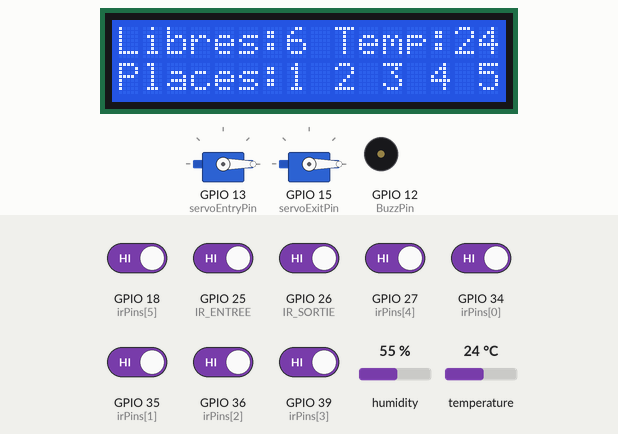
This sketch was run on a simulated ESP32. Shown: 16×2 character LCD, 2 × servo, buzzer (waves = sounding). The inputs (shaded band) are chosen by the test bench; at power-on: GPIO 18 (irPins[5]), GPIO 25 (IR_ENTREE), GPIO 26 (IR_SORTIE), GPIO 27 (irPins[4]), GPIO 34 (irPins[0]), GPIO 35 (irPins[1]), GPIO 36 (irPins[2]), GPIO 39 (irPins[3]) HIGH, temperature 24 °C, humidity 55 %. WiFi joins after 1.5 s; servers stay silent unless stated.

Above: at 5.0 s.
5.1 s: temperature set to 39 °C
At 6.4 s:
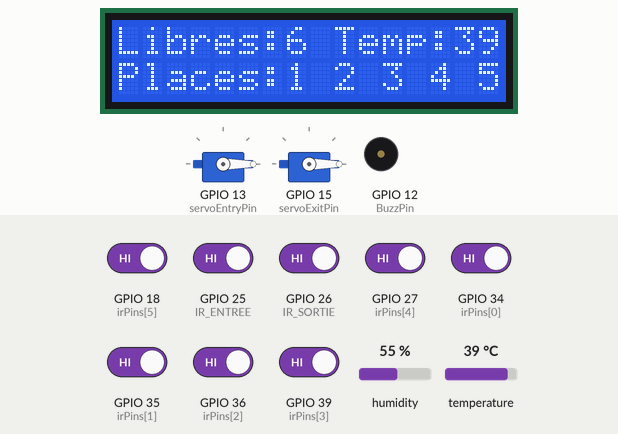
7.5 s: temperature set to 42 °C
At 8.8 s:
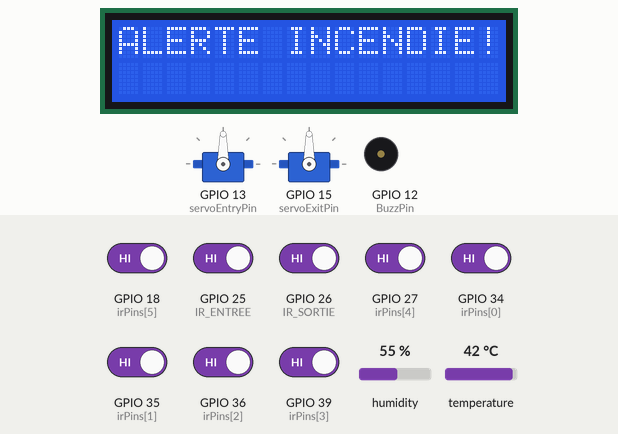
13.5 s: GPIO 18 (irPins[5]) driven LOW
At 16.1 s:
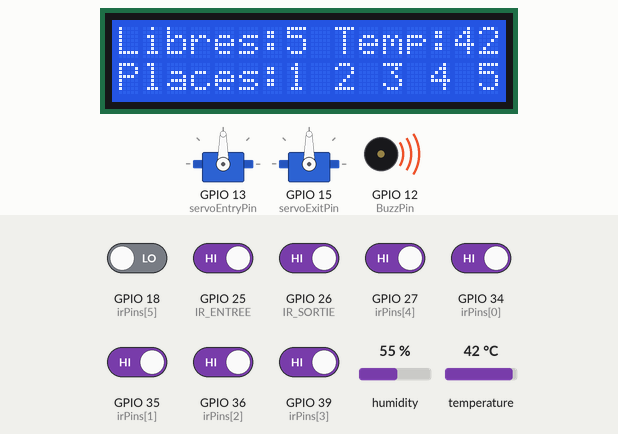
18.7 s: GPIO 27 (irPins[4]) driven LOW
At 21.6 s:
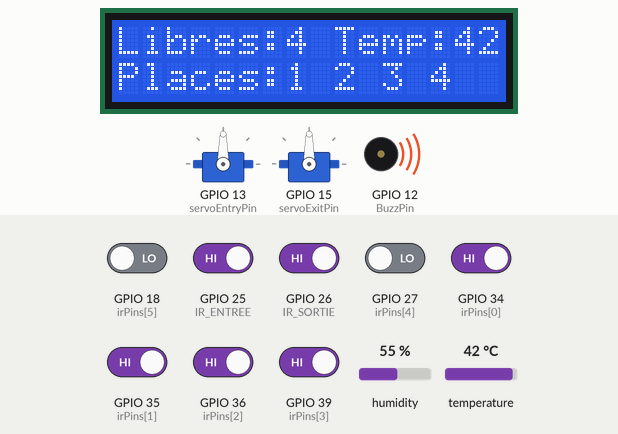
21.7 s: GPIO 34 (irPins[0]) driven LOW
At 22.7 s:
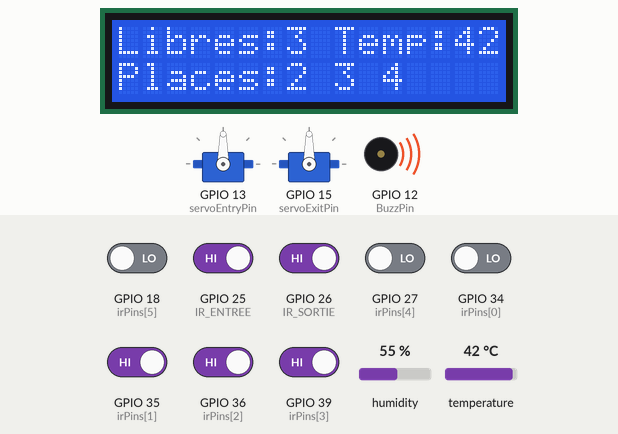
24.8 s: GPIO 35 (irPins[1]) driven LOW
At 28.3 s:
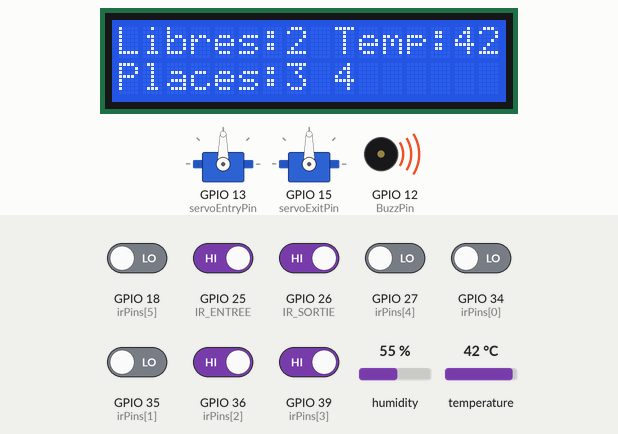
Timing chart, 0 to 28.9 s (numbered marks = the images above; inputs shaded):
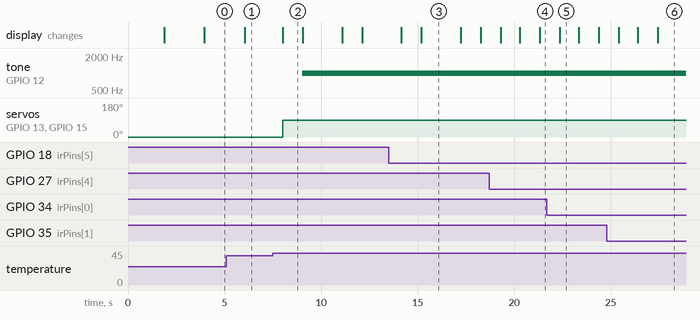

Measured:
- the behaviour switches between 40 and 41 °C on temperature (found by bisection; images 1 and 2)
- after the input at 5.1 s, the display: changes after 0.95 s (image 1)
- after the input at 7.5 s, tone on GPIO 12 (BuzzPin): silent → 1000 Hz after 1.5 s; servo on GPIO 13 (servoEntryPin), servo on GPIO 15 (servoExitPin): 0° → 90° after 0.51 s; the display: changes after 0.53 s (image 2)
- after the input at 13.5 s, the display: first differs from a run without the input after 1.7 s (image 3)
- after the input at 18.7 s, the display: changes after 0.60 s (image 4)
- after the input at 21.7 s, the display: changes after 0.66 s (image 5)
- after the input at 24.8 s, the display: changes after 0.62 s (image 6)

The sketch:

main_PRES.ino
```cpp
#include <Wire.h>
#include <LiquidCrystal_I2C.h>
#include <ESP32Servo.h>
#include <DHT.h>

#define BLYNK_TEMPLATE_ID "TMPL2tAhdxgH1"
#define BLYNK_TEMPLATE_NAME "Smart Parking système"
#define BLYNK_AUTH_TOKEN "UI6IvxEbtW1dNKttUpzMJzup4KYhS0n-"

#include <WiFi.h>
#include <WiFiClient.h>
#include <BlynkSimpleEsp32.h>

char ssid[] = "AndroidAP2950";   // Nom du réseau depuis Wi-Fi Options
char pass[] = "rkeh8059";       // Mot de passe que tu as défini

//-----------------------------------
//         CONFIGURATIONS
//-----------------------------------
// LCD Configuration
LiquidCrystal_I2C lcd(0x27, 16, 2); // SDA=21, SCL=22

// Servo Configuration
Servo servoEntry;
Servo servoExit;
const int servoEntryPin = 13;
const int servoExitPin = 15;
const int minPulseWidth = 500;
const int maxPulseWidth = 1500;
const int BuzzPin = 12;

const int IR_ENTREE = 25;
const int IR_SORTIE = 26;
const int detectionThreshold = 5; // Distance en cm

// IR Sensors Configuration
const int irPins[6] = {34, 35, 36, 39, 27, 18};

// DHT11 Configuration
#define DHTPIN 14
#define DHTTYPE DHT11
DHT dht(DHTPIN, DHTTYPE);

//-----------------------------------
//    PROTOTYPES DE FONCTIONS
//-----------------------------------
void showLCDMessage(String message, int delayTime = 0);
void handleEntry();
void handleExit();
bool isCarPresent(int trigPin, int echoPin);
void emergencyOpen();
void BuzzOn();
void BuzzOff();

//-----------------------------------
//        VARIABLES GLOBALES
//-----------------------------------
bool slots[6] = {false};
unsigned long lastLCDUpdate = 0;
unsigned long lastTempCheck = 0;
float temperature = 0.0;

void setup() {
  Serial.begin(115200);

  Blynk.begin(BLYNK_AUTH_TOKEN, ssid, pass);

  // LCD Initialization
  lcd.init();
  lcd.backlight();
  showLCDMessage("Parking Intelligent", 2000);

  // Servo Initialization
  servoEntry.attach(servoEntryPin, minPulseWidth, maxPulseWidth);
  servoExit.attach(servoExitPin, minPulseWidth, maxPulseWidth);
  servoEntry.write(0);
  servoExit.write(0);

  // IR Sensors Setup
  pinMode(IR_ENTREE, INPUT);
  pinMode(IR_SORTIE, INPUT);

  pinMode(BuzzPin, OUTPUT);

  // IR Sensors Setup
  for(int i=0; i<6; i++) {
    pinMode(irPins[i], INPUT);
  }

  // DHT11 Initialization
  dht.begin();
}

void loop() {
  Blynk.run();
  handleEntry();
  handleExit();
  updateParkingSlots();
  checkTemperature();
  updateLCD();
  delay(50);
}

//-----------------------------------
//  DETECTION IR ENTRÉE/SORTIE
//-----------------------------------
bool isCarAtEntry() { return digitalRead(IR_ENTREE) == LOW; }
bool isCarAtExit() { return digitalRead(IR_SORTIE) == LOW; }

//-----------------------------------
//     FONCTIONS SERVO
//-----------------------------------
void openBarrier(Servo &servo) {
  servo.write(90);
  delay(3000);
  servo.write(0);
}

//-----------------------------------
//     FONCTIONS IR
//-----------------------------------
bool isSlotOccupied(int irPin) {
  return digitalRead(irPin) == LOW;
}

void updateParkingSlots() {
  for(int i=0; i<6; i++) {
    slots[i] = isSlotOccupied(irPins[i]);
  }
  // Blynk.virtualWrite(V8, countFreeSlots()); // Nombre de places libres sur V8
  // Mise à jour des LED dans Blynk pour chaque slot
  Blynk.virtualWrite(V1, slots[0] ? 1 : 0);  // Slot 1
  Blynk.virtualWrite(V2, slots[1] ? 1 : 0);  // Slot 2
  Blynk.virtualWrite(V3, slots[2] ? 1 : 0);  // Slot 3
  Blynk.virtualWrite(V4, slots[3] ? 1 : 0);  // Slot 4
  Blynk.virtualWrite(V5, slots[4] ? 1 : 0);  // Slot 5
  Blynk.virtualWrite(V6, slots[5] ? 1 : 0);  // Slot 6

  // Mise à jour du nombre de places libres
  Blynk.virtualWrite(V7, countFreeSlots());
}

int countFreeSlots() {
  int count = 0;
  for(bool slot : slots) if(!slot) count++;
  return count;
}

//-----------------------------------
//     FONCTIONS DHT11
//-----------------------------------
void checkTemperature() {
  if(millis() - lastTempCheck > 2000) {
    temperature = dht.readTemperature();

    if(isnan(temperature)) {
      Serial.println("Erreur DHT11!");
      return;
    }

    if(temperature > 40.0) {
      emergencyOpen();
      BuzzOn();
    } else {
      BuzzOff(); // Désactive si température redescend
    }

    lastTempCheck = millis();
  }
  Blynk.virtualWrite(V9, temperature); // Température sur V9
}

void emergencyOpen() {
  servoEntry.write(90);
  servoExit.write(90);
  showLCDMessage("ALERTE INCENDIE!", 1000);
}

//-----------------------------------
//     FONCTIONS BUZZER
//-----------------------------------
void BuzzOn(){
  tone(BuzzPin, 1000); // 1kHz en continu
}

void BuzzOff(){
  noTone(BuzzPin);
}

//-----------------------------------
//     FONCTIONS LCD
//-----------------------------------
void showLCDMessage(String message, int delayTime) {
  lcd.clear();
  lcd.setCursor(0, 0);
  lcd.print(message);
  if(delayTime > 0) delay(delayTime);
}

void updateLCD() {
  if(millis() - lastLCDUpdate > 1000) {
    String line1 = "Libres:" + String(countFreeSlots());
    line1 += " Temp:" + String(temperature, 1) + "C";

    String line2 = "Places:";
    for(int i=0; i<6; i++) {
      if(!slots[i]) line2 += String(i+1) + " ";
    }

    lcd.clear();
    lcd.setCursor(0, 0);
    lcd.print(line1);
    lcd.setCursor(0, 1);
    lcd.print(line2.substring(0, 16));

    lastLCDUpdate = millis();
  }
}

//-----------------------------------
//    GESTION ENTREE/SORTIE
//-----------------------------------
void handleEntry() {
  if(isCarAtEntry() && countFreeSlots() > 0) {
    openBarrier(servoEntry);
    Serial.println("Entree autorisee");
  }
}

void handleExit() {
  if(isCarAtExit()) {
    openBarrier(servoExit);
    Serial.println("Sortie effectuee");
  }
}
```
